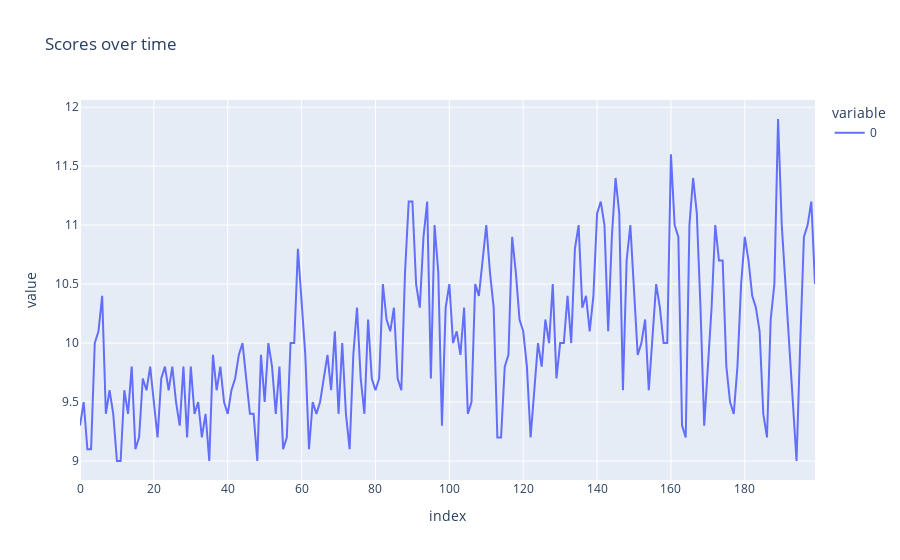
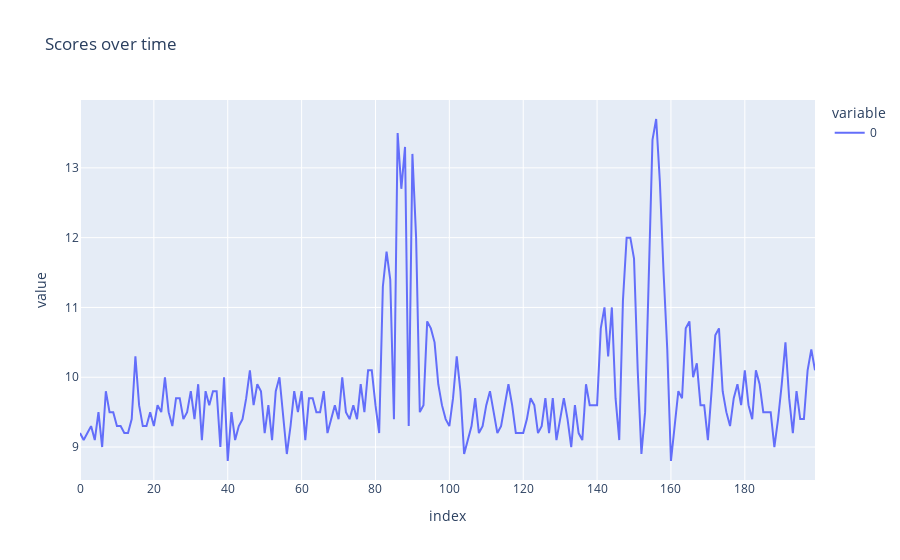

Notebook code for these charts, in order:
### Markdown cell above
### Argmax, with batching

### Code cell
if __name__ == "__main__":
    BATCH_SIZE = 10
    # Do this a few times to prove consistency
    last_10_percent_mean = []
    for _ in range(3):
        env = gym.make("CartPole-v1")
        policy = Policy(
            state_size=OBSERVATION_SPACE_SHAPE[0],
            action_size=ACTION_SPACE_SIZE,
            hidden_sizes=HIDDEN_SIZES,
        ).to(DEVICE)
        optimizer = optim.Adam(policy.parameters(), lr=LR)
        scores = reinforce_train_batch(env=env, policy=policy, optimizer=optimizer, gamma=GAMMA, num_episodes=NUM_EPISODES, batch_size=BATCH_SIZE, max_t=MAX_T)
        # Calculate the mean of the last 10 % of the scores
        last_10_percent_mean.append(sum(scores[int(NUM_EPISODES*0.9):]) / (NUM_EPISODES*0.1))
        fig = px.line(scores, title="Scores over time")
        fig.show()
    ExperimentManager(name="REINFORCE", description=f"Batch Size {BATCH_SIZE} + Argmax Results", primary_metric="last_10_percent_mean", file=__this_file).commit(metrics={"last_10_percent_mean": last_10_percent_mean})

### Figure 1 — Plotly figure (JSON) as saved in the notebook; plotly's stock layout.template omitted (floating-point values rounded to 4 significant figures; data arrays with more than 128 entries replaced by an {"elided": "..."} marker saying what was removed)
{"data": [{"hovertemplate": "variable=0<br>index=%{x}<br>value=%{y}<extra></extra>", "legendgroup": "0", "line": {"color": "#636efa", "dash": "solid"}, "marker": {"symbol": "circle"}, "mode": "lines", "name": "0", "orientation": "v", "showlegend": true, "type": "scatter", "x": {"elided": "200 int values"}, "xaxis": "x", "y": {"elided": "200 float values"}, "yaxis": "y"}], "layout": {"legend": {"title": {"text": "variable"}, "tracegroupgap": 0}, "title": {"text": "Scores over time"}, "xaxis": {"anchor": "y", "domain": [0, 1], "title": {"text": "index"}}, "yaxis": {"anchor": "x", "domain": [0, 1], "title": {"text": "value"}}}}

### Figure 2 — Plotly figure (JSON) as saved in the notebook; plotly's stock layout.template omitted (floating-point values rounded to 4 significant figures; data arrays with more than 128 entries replaced by an {"elided": "..."} marker saying what was removed)
{"data": [{"hovertemplate": "variable=0<br>index=%{x}<br>value=%{y}<extra></extra>", "legendgroup": "0", "line": {"color": "#636efa", "dash": "solid"}, "marker": {"symbol": "circle"}, "mode": "lines", "name": "0", "orientation": "v", "showlegend": true, "type": "scatter", "x": {"elided": "200 int values"}, "xaxis": "x", "y": {"elided": "200 float values"}, "yaxis": "y"}], "layout": {"legend": {"title": {"text": "variable"}, "tracegroupgap": 0}, "title": {"text": "Scores over time"}, "xaxis": {"anchor": "y", "domain": [0, 1], "title": {"text": "index"}}, "yaxis": {"anchor": "x", "domain": [0, 1], "title": {"text": "value"}}}}
